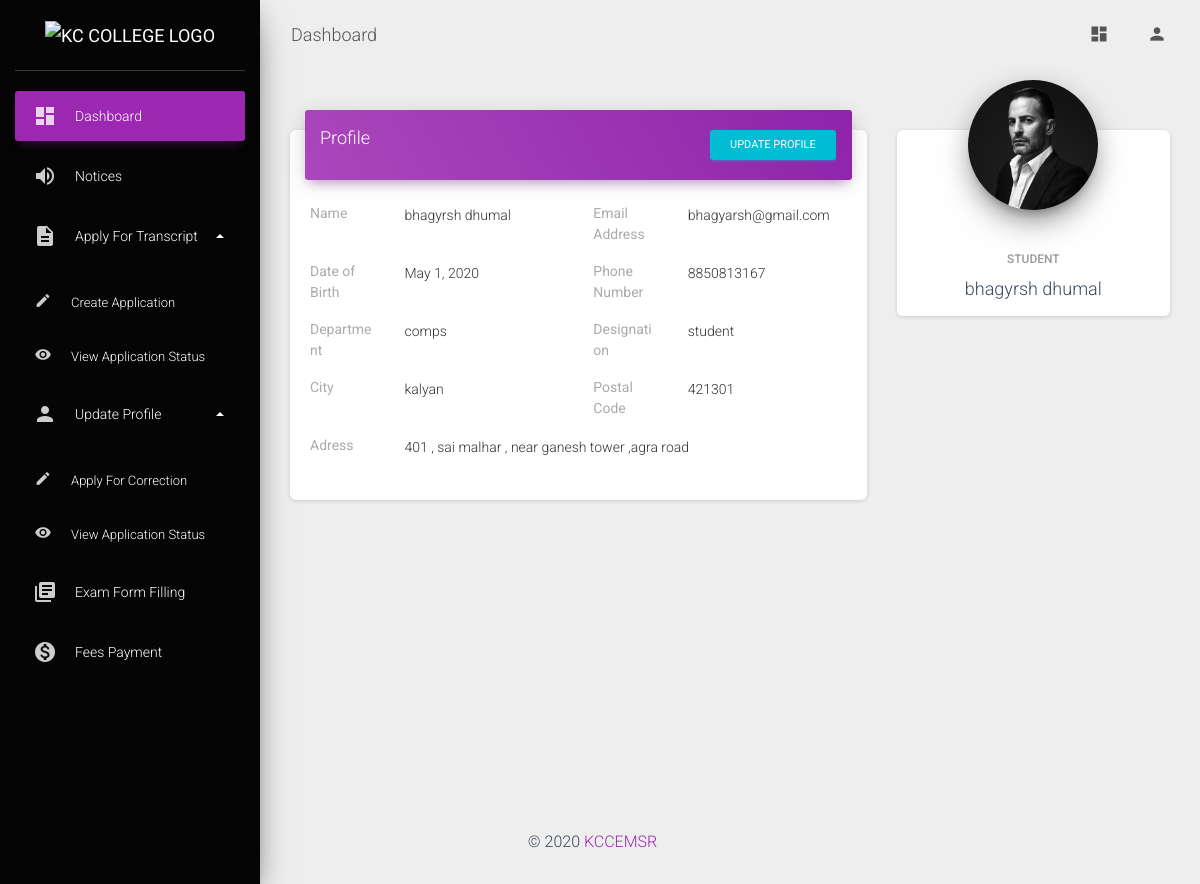
Page /profile/detail (signed in) on the committed database.
### academic/models.py (models this page shows, shortened)
class student(models.Model):
    Department = models.CharField(max_length=20,blank=True,null=True)
    clgregisterid = models.CharField(max_length=16)
    user = models.OneToOneField(to=User, on_delete=models.CASCADE)
    enrolledclass = models.ForeignKey(to=klass, on_delete=models.CASCADE)
    roll_no = models.IntegerField()
    div = models.CharField(max_length=10)
    phone_no = models.IntegerField()
    email_id = models.EmailField()
    DOB = models.DateField()
    address = models.CharField(max_length=250)
    city = models.CharField(max_length=16)
    pincode = models.IntegerField()

### accounts/views.py (the view)
# urls.py: path('profile/detail',views.profileDetailview,name='profiledetail')
def profileDetailview(request):
    user = request.user
    probj = profile.objects.get(user=user)
    if probj.student:
        stuobj = student.objects.get(user=user)
        fullname = user.get_full_name()
        emailadd = stuobj.email_id
        DOB = stuobj.DOB
        phone_no = stuobj.phone_no
        Designation ='student'
        pincode = stuobj.pincode
        city = stuobj.city
        address = stuobj.address
        Department = stuobj.Department
    context = {'fullname':fullname,"emailadd":emailadd,
               'DOB':DOB,"phone_no":phone_no,"Designation": Designation,
               'pincode':pincode,"city":city,"address":address,"Department":Department}
    print(context)
    return render(request,"main/profileDetail.html",context)

### accounts/models.py (called while the page is built)
    def get_full_name(self):
        return self.first_name + ' ' + self.last_name

    @property
    def is_active(self):
        return self.active

### accounts/templates/main/profileDetail.html (shortened to what this page needs)
{% extends 'base.html' %} {% block content %}
<div class="content">
  <div class="container-fluid">
    <div class="row">
      <div class="col-md-8">
        <div class="card">
          <div class="card-header card-header-primary">
            <h4 class="card-title d-inline">Profile</h4>
            <a
              href="./updateProfile.html"
              class="btn btn-info btn-sm d-inline float-right"
              >Update Profile</a
            >
          </div>
          <div class="card-body">
            <div class="row">
              <label class="col-sm-2 col-form-label">Name</label>
              <div class="col-sm-4">
                <div class="form-group">
                  <p class="form-control-static">{{fullname}}</p>
                </div>
              </div>
              <label class="col-sm-2 col-form-label"
                >Email Address</label
              >
              <div class="col-sm-4">
                <div class="form-group">
                  <p class="form-control-static">{{emailadd}}</p>
                </div>
              </div>
            </div>
            <div class="row">
              <label class="col-sm-2 col-form-label"
                >Date of Birth</label
              >
              <div class="col-sm-4">
                <div class="form-group">
                  <p class="form-control-static">{{DOB}}</p>
                </div>
              </div>
              <label class="col-sm-2 col-form-label"
                >Phone Number</label
              >
              <div class="col-sm-4">
                <div class="form-group">
                  <p class="form-control-static">{{phone_no}}</p>
                </div>
              </div>
            </div>
            <div class="row">
              <label class="col-sm-2 col-form-label">Department</label>
              <div class="col-sm-4">
                <div class="form-group">
                  <p class="form-control-static">
                    {{Department}}
                  </p>
                </div>
              </div>
              <label class="col-sm-2 col-form-label">Designation</label>
              <div class="col-sm-4">
                <div class="form-group">
                  <p class="form-control-static">{{Designation}}</p>
                </div>
              </div>
            </div>
            <div class="row">
              <label class="col-sm-2 col-form-label">City</label>
              <div class="col-sm-4">
                <div class="form-group">
                  <p class="form-control-static">{{city}}</p>
                </div>
              </div>
              <label class="col-sm-2 col-form-label">Postal Code</label>
              <div class="col-sm-4">
                <div class="form-group">
                  <p class="form-control-static">{{pincode}}</p>
                </div>
              </div>
            </div>
            <div class="row">
              <label class="col-sm-2 col-form-label">Adress</label>
              <div class="col-sm-10">
                <div class="form-group">
                  <p class="form-control-static">
                    {{address}}
                  </p>
                </div>
              </div>
            </div>
          </div>
        </div>
      </div>
      <div class="col-md-4">
        <div class="card card-profile">
          <div class="card-avatar">
            <img class="img" src="../assets/img/faces/marc.jpg" />
          </div>
          <div class="card-body">
            <h6 class="card-category text-gray">{{Designation}}</h6>
            <h4 class="card-title">{{fullname}}</h4>
          </div>
        </div>
      </div>
    </div>
  </div>
</div>
{% endblock %}

### rows in the picture
student: email "bhagyarsh@gmail.com", DOB "May 1, 2020", Department "comps", city "kalyan", address "401 , sai malhar , near ganesh tower ,agra road"

### other values in the picture
{{ fullname }} "bhagyrsh dhumal"
{{ phone_no }} "8850813167"
{{ Designation }} "student"
{{ pincode }} "421301"
{{ Designation }} "STUDENT"
